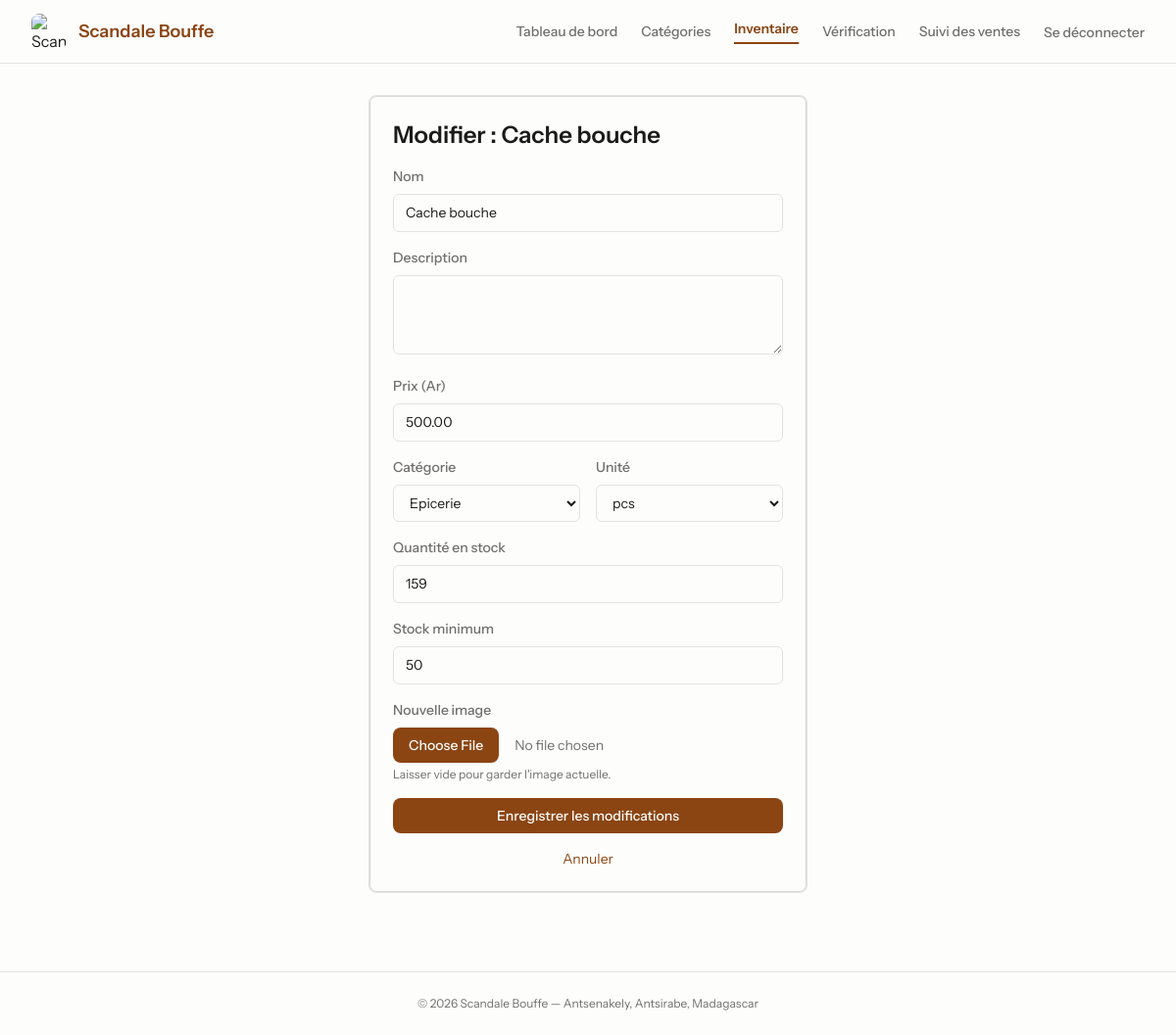
The page /inventory/edit?id=58 (signed in) on the database its author committed.
### tables this page shows
CREATE TABLE `products` (
  `id` bigint(20) UNSIGNED NOT NULL,
  `name` varchar(255) NOT NULL,
  `category_id` bigint(20) UNSIGNED DEFAULT NULL,
  `description` text DEFAULT NULL,
  `price` decimal(10,2) NOT NULL,
  `quantity` int(11) NOT NULL DEFAULT 0,
  `min_stock` int(11) NOT NULL DEFAULT 5,
  `unit` varchar(255) NOT NULL DEFAULT 'pcs',
  `image` varchar(255) DEFAULT NULL,
  `active` tinyint(1) NOT NULL DEFAULT 1,
  `created_at` timestamp NULL DEFAULT NULL,
  `updated_at` timestamp NULL DEFAULT NULL
);

CREATE TABLE `categories` (
  `id` bigint(20) UNSIGNED NOT NULL,
  `name` varchar(255) NOT NULL,
  `description` varchar(255) DEFAULT NULL,
  `created_at` timestamp NULL DEFAULT NULL,
  `updated_at` timestamp NULL DEFAULT NULL
);

### config/db.php (called while the page is built, shortened)
<?php
$dbHost = 'localhost';
$dbName = 'scandale_bouffe';
$dbUser = 'root';
$dbPass = '';
function url(string $path = ''): string {
    $base = BASE_URL === '' ? '' : BASE_URL . '/';
    return $base . ltrim($path, '/');
}
try {
    $pdo = new PDO(
        "mysql:host={$dbHost};dbname={$dbName};charset=utf8mb4",
        $dbUser,
        $dbPass,
        [
            PDO::ATTR_ERRMODE => PDO::ERRMODE_EXCEPTION,
            PDO::ATTR_DEFAULT_FETCH_MODE => PDO::FETCH_ASSOC,
        ]
    );
} catch (PDOException $e) {
    error_log("Erreur de connexion PDO : " . $e->getMessage());
    die("Impossible de se connecter à la base de données. Veuillez réessayer plus tard.");
}
function fetchAssoc(string $sql, array $params = []): array {
    global $pdo;
    $stmt = $pdo->prepare($sql);
    $stmt->execute($params);
    return $stmt->fetch() ?: [];
}
function fetchAllAssoc(string $sql, array $params = []): array {
    global $pdo;
    $stmt = $pdo->prepare($sql);
    $stmt->execute($params);
    return $stmt->fetchAll() ?: [];
}

### pages/inventory/edit.php (the view, shortened to what this page needs)
<?php
$id = isset($_GET['id']) ? (int)$_GET['id'] : 0;
$product = fetchAssoc("SELECT p.*, c.name as category_name FROM products p LEFT JOIN categories c ON p.category_id = c.id WHERE p.id = ?", [$id]);
require __DIR__ . '/../layout.php';
?>
<div class="max-w-md mx-auto">
    <div class="border border-[#e3e3e0] bg-[#FDFDFC] dark:border-[#3E3E3A] dark:bg-[#0a0a0a] rounded-lg p-6 shadow-card">
        <h2 class="mb-4 text-2xl font-semibold text-[#1b1b18] dark:text-[#FDFDFC]">
            Modifier : <?php echo htmlspecialchars($product['name']); ?>
        </h2>
        <form action="<?php echo url('inventory/update'); ?>" method="POST" enctype="multipart/form-data" class="space-y-4">
            <div>
                <label class="block text-sm font-medium text-[#706f6c] dark:text-[#A1A09A] mb-2">Nom</label>
                <input type="text" name="name" required value="<?php echo htmlspecialchars($product['name']); ?>" class="w-full input-field">
            </div>
            <div>
                <label class="block text-sm font-medium text-[#706f6c] dark:text-[#A1A09A] mb-2">Description</label>
                <textarea name="description" rows="3" class="w-full input-field"><?php echo htmlspecialchars($product['description'] ?? ''); ?></textarea>
            </div>
            <div>
                <label class="block text-sm font-medium text-[#706f6c] dark:text-[#A1A09A] mb-2">Prix (Ar)</label>
                <input type="number" name="price" min="0" step="100" required value="<?php echo htmlspecialchars($product['price']); ?>" class="w-full input-field">
            </div>
            <div class="sm:grid grid-cols-2 gap-4">
                <div>
                    <label class="block text-sm font-medium text-[#706f6c] dark:text-[#A1A09A] mb-2">Catégorie</label>
                    <select name="category_id" class="w-full input-field">
                        <?php
                        $allCategories = fetchAllAssoc("SELECT id, name FROM categories ORDER BY name");
                        foreach ($allCategories as $cat):
                        ?>
                        <option value="<?php echo $cat['id']; ?>" <?php echo $product['category_id'] == $cat['id'] ? 'selected' : ''; ?>><?php echo htmlspecialchars($cat['name']); ?></option>
                        <?php endforeach; ?>
                    </select>
                </div>
                <div>
                    <label class="block text-sm font-medium text-[#706f6c] dark:text-[#A1A09A] mb-2">Unité</label>
                    <select name="unit" class="w-full input-field">
                        <option value="pcs" <?php echo $product['unit'] == 'pcs' ? 'selected' : ''; ?>>pcs</option>
                    </select>
                </div>
            </div>
            <div>
                <label class="block text-sm font-medium text-[#706f6c] dark:text-[#A1A09A] mb-2">Quantité en stock</label>
                <input type="number" name="quantity" min="0" step="0.01" value="<?php echo htmlspecialchars($product['quantity']); ?>" class="w-full input-field">
            </div>
            <div>
                <label class="block text-sm font-medium text-[#706f6c] dark:text-[#A1A09A] mb-2">Stock minimum</label>
                <input type="number" name="min_stock" min="0" value="<?php echo htmlspecialchars($product['min_stock']); ?>" class="w-full input-field">
            </div>
            <div>
                <label class="block text-sm font-medium text-[#706f6c] dark:text-[#A1A09A] mb-2">Nouvelle image</label>
                <input type="file" name="image" accept="image/*"
                    class="w-full text-sm text-[#706f6c] dark:text-[#A1A09A] file:mr-4 file:py-2 file:px-4 file:rounded-lg file:border-0 file:text-sm file:font-medium file:bg-[#8B4513] file:text-[#FDFDFC] hover:file:bg-[#A0522D] file:cursor-pointer">
                <p class="mt-1 text-xs text-[#706f6c] dark:text-[#A1A09A]">Laisser vide pour garder l'image actuelle.</p>
            </div>
            <button type="submit" class="w-full rounded-lg bg-[#8B4513] py-2 px-4 text-sm font-medium text-[#FDFDFC] hover:bg-[#A0522D] transition-colors">
                Enregistrer les modifications
            </button>
            <a href="<?php echo url('inventory'); ?>" class="mt-2 block text-sm text-[#8B4513] hover:underline text-center">
                Annuler
            </a>
        </form>
    </div>
</div>
<?php require __DIR__ . '/../layout_footer.php'; ?>

### css/styles.css (style rules this page uses)
:root { --primary: #8B4513; --light-bg: #FDFDFC; --dark-bg: #0a0a0a; --text: #1b1b18; --muted: #706f6c; --accent-orange: #FF750F; --border-light: #e3e3e0; --transition-fast: 0.2s ease; }
.shadow-card { box-shadow: inset 0 0 0 1px rgba(26, 26, 0, 0.16); }
.input-field { width: 100%; padding: 0.5rem 0.75rem; border: 1px solid var(--border-light); border-radius: 0.375rem; font-size: 0.875rem; background: #FDFDFC; color: #1b1b18; transition: var(--transition-fast); }

### rows shown on the page
products: name "Cache bouche", price "500.00", category_id "Epicerie", unit "pcs", quantity "159", min_stock "50"
